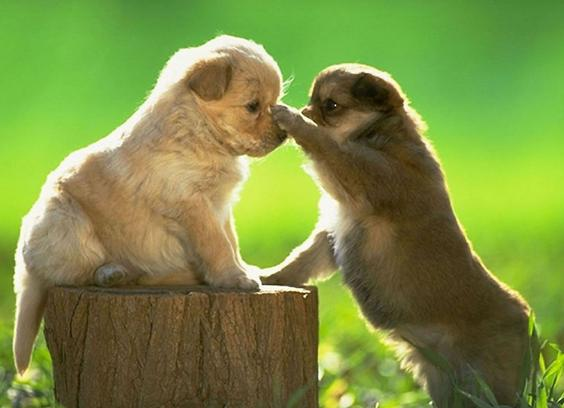
//> input picture opencv/opencv学习(三十一)之图像边框/dog.jpg, 564 x 408 px
$ ./copyMakeBorder   (built with g++ and OpenCV 4)
//> lines starting //> are read from the running program, lines starting //| are printed output that depends on the picture; after the words box and inside, x2 and y2 are one past the last pixel; in counts of white or black regions, pixels touching at a corner belong together
/*程序说明
 *当按下按键‘c’代表使用BORDER_CONSTANT
 *RNG生成的随机数作为像素值进行填充
 *当按下按键‘r’代表使用BORDER_REPLICATE
 *图像扩充的边框由原图像边缘像素的值进行填充
 */

#include <opencv2/imgproc.hpp>
#include <opencv2/core.hpp>
#include <opencv2/highgui.hpp>
#include <iostream>
#include <stdlib.h>
#include <stdio.h>

using namespace std;
using namespace cv;

//声明全局变量
Mat srcImage, dstImage;
int g_top, g_bottom, g_left, g_right;
int borderType;
Scalar value;
String windowName = "copyMakeBorder Demo";
RNG rng(12345);

int main()
{
    int c;

    srcImage = imread("dog.jpg");
//> srcImage is the input picture: 408 rows x 564 cols, CV_8UC3; mean B, G, R 66.6, 141.7, 122.8

    //判断图像是否加载成功
    if(srcImage.empty())
    {
        cout << "图像加载失败!" << endl;
        return -1;
    }
    else
        cout << "图像记载成功" << endl << endl;
    imshow("原图像", srcImage);

    //程序使用说明
    printf("\n \t copyMakeBorder Demo: \n");
    printf("\t --------------------\n");
    printf("**Press 'c' to set the border to a random constant value \n");
    printf("**Press 'r' to set the border to be replicated \n");
    printf("**Press 'ESC' to exit the program \n");

    //创建窗口
    namedWindow(windowName, WINDOW_AUTOSIZE);

    //初始化边框参数
    g_top = (int)(0.05*srcImage.rows);
//> g_top = 20
    g_bottom = (int)(0.05*srcImage.rows);
//> g_bottom = 20
    g_left = (int)(0.05*srcImage.cols);
//> g_left = 28
    g_right = (int)(0.05*srcImage.cols);
//> g_right = 28

    //显示初始图像
    dstImage = srcImage;
    imshow(windowName, dstImage);

    while(true)
    {
        c = waitKey(500);
//> the key 'c' is pressed

        if((char)c == 27)   //c为ESC程序退出
        {break;}
        else if((char)c == 'c')
        {borderType = BORDER_CONSTANT;}
        else if((char)c == 'r')
        {borderType = BORDER_REPLICATE;}

        value = Scalar(rng.uniform(0, 255), rng.uniform(0, 255), rng.uniform(0, 255));
        copyMakeBorder(srcImage, dstImage, g_top, g_bottom, g_left, g_right, borderType, value);
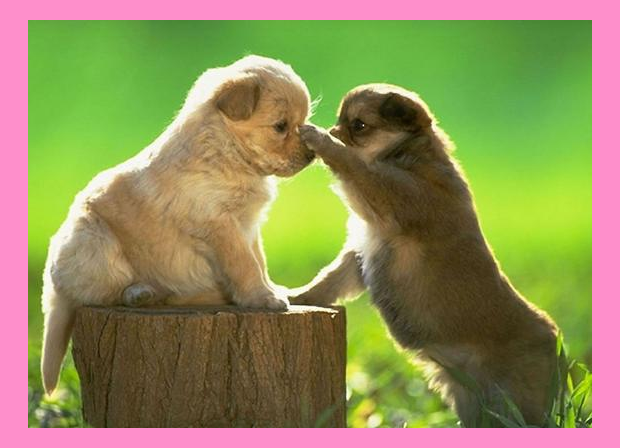
//> dstImage: 448 rows x 620 cols, CV_8UC3; mean B, G, R 90, 142, 145.3
//> the key 'r' is pressed
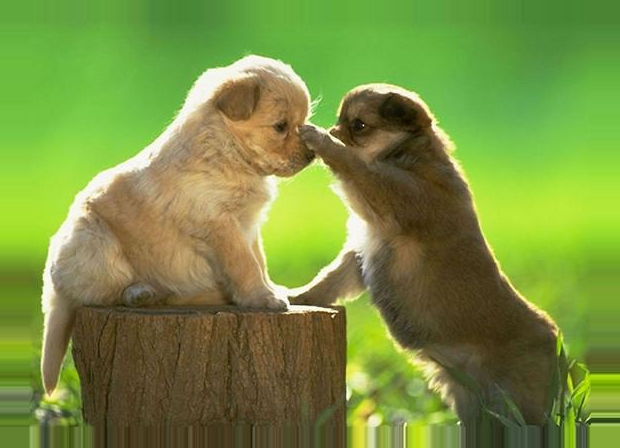
//> dstImage: 448 rows x 620 cols, CV_8UC3; 17.15% of pixels changed, all inside (x1, y1, x2, y2) = (0, 0, 620, 448)
//> the Esc key is pressed

        imshow(windowName, dstImage);
    }

    return 0;
}
